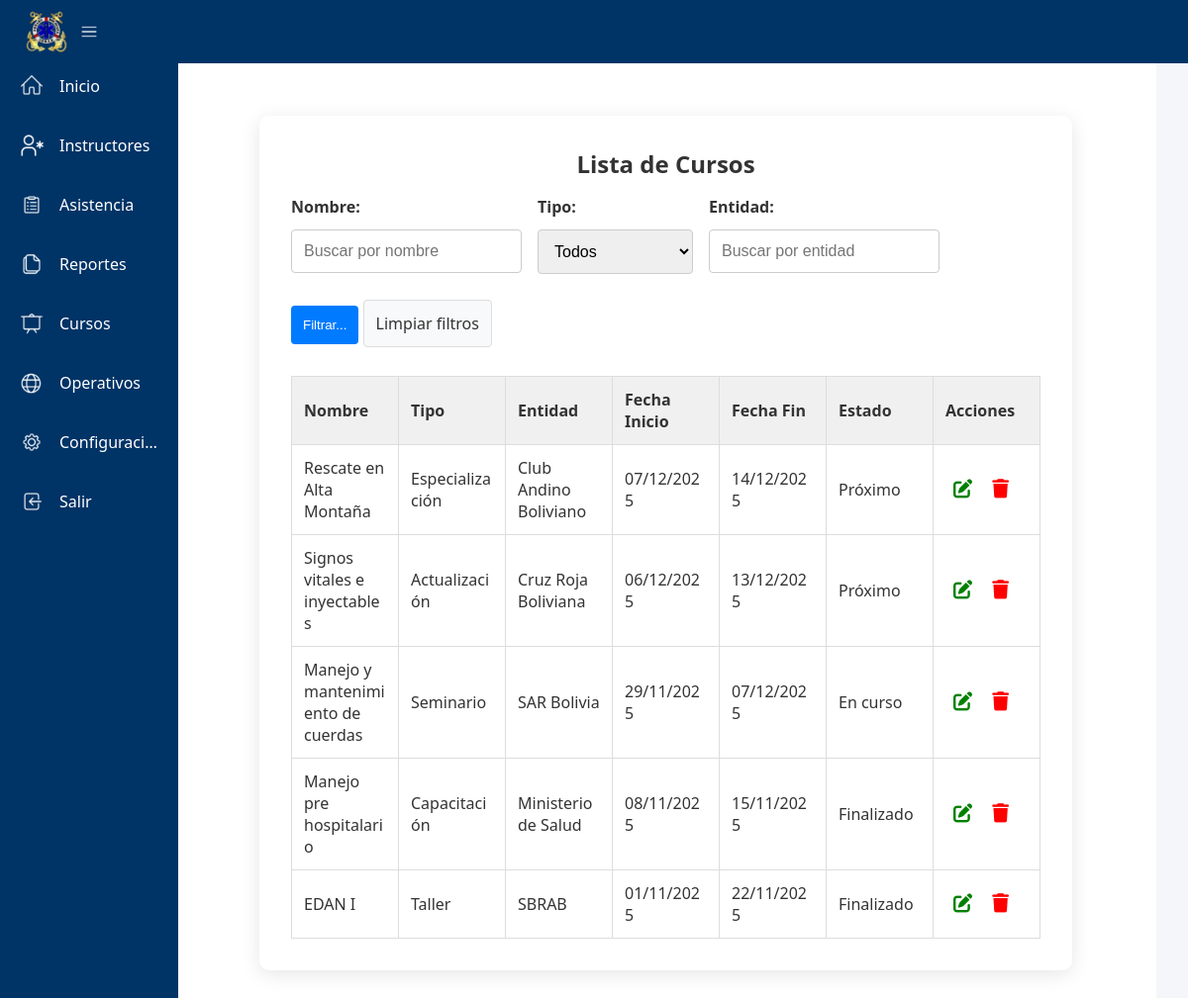
The page /dashboard/pages/cursos_ges.php on the database its author committed.
### tables this page shows
CREATE TABLE cursos (
            id INTEGER PRIMARY KEY AUTOINCREMENT,
            tipo TEXT NOT NULL,
            entidad TEXT NOT NULL,
            nombre TEXT NOT NULL,
            fecha_inicio DATE NOT NULL,
            fecha_fin DATE NOT NULL,
            observaciones TEXT
        , estado TEXT DEFAULT 'proximo');

### dashboard/pages/cursos_ges.php (the view, shortened to what this page needs)
<!DOCTYPE html>
<html lang="es">
<head>
    <link rel="stylesheet" href="../css/style.css" />
    <link rel="stylesheet" href="css_pages/css_instructores1.css">
    <link rel="stylesheet" href="css_pages/css_instructores2.css">
    <link rel="stylesheet" href="https://cdnjs.cloudflare.com/ajax/libs/font-awesome/6.5.0/css/all.min.css">
</head>
<body class="sidebar-expanded">
    <header class="top-bar">
        <div class="logo-container">
            <button id="toggleSidebar" aria-label="Alternar menú lateral">
                <img src="../images/sbrab_escudo.png" alt="Logo" class="logo" />
                <img src="../icons/navi.png" class="menu-toggle-icon">
            </button>
        </div>
    </header>
    <aside id="sidebar" class="sidebar">
        <nav class="sidebar-nav">
            <ul>
                <li><a href="../inicio.html" class="menu-item"><img src="../icons/home.png" alt="Inicio" class="icon" />
                        <span class="text">Inicio</span></a></li>
                <li><a href="instructores.html" class="menu-item"><img src="../icons/instructores.png" alt="Registro"
                            class="icon" />
                        <span class="text">Instructores</span></a></li>
                <li><a href="asistencia.html" class="menu-item"><img src="../icons/asistencia.png" alt="Asistencia" class="icon" />
                        <span class="text">Asistencia</span></a></li>
                <li><a href="reportes.html" class="menu-item"><img src="../icons/reportes.png" alt="Reportes" class="icon" />
                        <span class="text">Reportes</span></a></li>
                <li><a href="cursos.html" class="menu-item"><img src="../icons/cursos.png" alt="Cursos" class="icon" />
                        <span class="text">Cursos</span></a></li>
                <li><a href="#" class="menu-item"><img src="../icons/operativos.png" alt="Operativos" class="icon" />
                        <span class="text">Operativos</span></a></li>
                <li><a href="#" class="menu-item"><img src="../icons/settings.png" alt="Configuración" class="icon" />
                        <span class="text">Configuración</span></a></li>
                <li><a href="../../login.html" class="menu-item"><img src="../icons/salir.png" alt="Salir" class="icon" />
                        <span class="text">Salir</span></a></li>
            </ul>
        </nav>
    </aside>
    <main id="content" class="content">
        <div class="form-container">
            <h2>Lista de Cursos</h2>
            <form method="GET" action="<?= $_SERVER['PHP_SELF'] ?>" class="search-form">
                <div class="filter-row">
                    <div class="filter-item">
                        <label for="busqueda_nombre">Nombre:</label>
                        <input type="text" id="busqueda_nombre" name="nombre" value="<?= htmlspecialchars($_GET['nombre'] ?? '') ?>" placeholder="Buscar por nombre">
                    </div>
                    <div class="filter-item">
                        <label for="busqueda_tipo">Tipo:</label>
                        <select id="busqueda_tipo" name="tipo">
                            <option value="">Todos</option>
                        </select>
                    </div>
                    <div class="filter-item">
                        <label for="busqueda_entidad">Entidad:</label>
                        <input type="text" id="busqueda_entidad" name="entidad" value="<?= htmlspecialchars($_GET['entidad'] ?? '') ?>" placeholder="Buscar por entidad">
                    </div>
                    <div class="filter-actions">
                        <button type="submit">Filtrar...</button>
                        <a href="<?= $_SERVER['PHP_SELF'] ?>">Limpiar filtros</a>
                    </div>
                </div>
            </form>
            <table class="table-list full-width-table">
                <thead>
                    <tr>
                        <th>Nombre</th>
                        <th>Tipo</th>
                        <th>Entidad</th>
                        <th>Fecha Inicio</th>
                        <th>Fecha Fin</th>
                        <th>Estado</th>
                        <th>Acciones</th>
                    </tr>
                </thead>
                <tbody>
                    <?php
                    require_once 'data/db.php';
                    $params = [];
                    try {
                        $sql = "SELECT * FROM cursos";
                        $sql .= " ORDER BY fecha_inicio DESC";
                        $stmt = $pdo->prepare($sql);
                        $stmt->execute($params);
                        $cursos = $stmt->fetchAll(PDO::FETCH_ASSOC);
                        foreach ($cursos as $curso) {
                            echo "<tr>";
                            echo "<td>" . htmlspecialchars($curso['nombre']) . "</td>";
                            echo "<td>" . htmlspecialchars($curso['tipo']) . "</td>";
                            echo "<td>" . htmlspecialchars($curso['entidad']) . "</td>";
                            echo "<td>" . date('d/m/Y', strtotime($curso['fecha_inicio'])) . "</td>";
                            echo "<td>" . date('d/m/Y', strtotime($curso['fecha_fin'])) . "</td>";
                            echo "<td>" . htmlspecialchars($curso['estado'] ?? '') . "</td>";
                            echo "<td>
                      <button onclick=\"abrirModal('editar', {$curso['id']})\" class='btn-edit'><i class='fas fa-edit'></i></button>
                      <button onclick=\"abrirModal('eliminar', {$curso['id']})\" class='btn-delete'><i class='fas fa-trash'></i></button>
                    </td>";
                            echo "</tr>";
                        }
                    } catch (PDOException $e) {
                        echo "<tr><td colspan='7' class='error-message'>Error al cargar datos: " . htmlspecialchars($e->getMessage()) . "</td></tr>";
                    }
                    ?>
                </tbody>
            </table>
        </div>
    </main>
</body>
</html>

### dashboard/css/style.css (style rules this page uses)
* { margin: 0; padding: 0; box-sizing: border-box; }
body { font-family: 'Segoe UI', Tahoma, Geneva, Verdana, sans-serif; background-color: #f4f4f4; color: #333; display: flex; min-height: 100vh; transition: all 0.3s ease; }
.top-bar { position: fixed; top: 0; left: 0; right: 0; z-index: 1000; display: flex; align-items: center; justify-content: space-between; padding: 10px 24px; background-color: #003366; color: white; height: 64px; }
.logo-container button { background: none; border: none; cursor: pointer; display: flex; align-items: center; gap: 8px; }
.logo { width: 46px; height: 46px; object-fit: contain; }
.menu-toggle-icon { display: flex; flex-direction: column; gap: 2px; transition: transform 0.3s ease; width: 24px; height: 24px; filter: invert(100%); }
.sidebar { position: fixed; top: 60px; left: 0; width: 180px; height: calc(100% - 64px); background-color: #003366; color: white; transition: width 0.3s ease; z-index: 999; overflow: hidden; }
.sidebar .sidebar-nav ul { list-style: none; padding: 5px; margin-top: 0; }
.sidebar .sidebar-nav li { margin-bottom: 16px; }
.menu-item { display: flex; align-items: center; padding: 10px 15px; color: white; text-decoration: none; border-radius: 8px; transition: background-color 0.3s ease; }
.menu-item .icon { width: 24px; height: 24px; display: flex; align-items: center; justify-content: center; margin-right: 16px; filter: invert(100%); }
.menu-item .text { white-space: nowrap; overflow: hidden; text-overflow: ellipsis; transition: opacity 0.3s ease; }
.content { margin-left: 145px; padding: 85px; flex: 1; background-color: #fff; min-height: 100vh; transition: margin-left 0.3s ease; }

### dashboard/pages/css_pages/css_instructores1.css (style rules this page uses)
.form-container { background-color: #b1d7f7; padding: 15px; border-radius: 10px; box-shadow: 0 4px 20px rgba(0, 0, 0, 0.1); max-width: 700px; margin: auto; }
input[type="text"], input[type="date"], select { width: 100%; padding: 0.75rem; margin-bottom: 1rem; border: 1px solid #ccc; border-radius: 6px; font-size: 1rem; }

### dashboard/pages/css_pages/css_instructores2.css (style rules this page uses)
* { box-sizing: border-box; margin: 0; padding: 0; }
body { font-family: 'Segoe UI', Tahoma, Geneva, Verdana, sans-serif; background-color: #f4f6f9; color: #333; padding: 2rem; }
.form-container { max-width: 1200px; width: 100%; margin: auto; background-color: white; padding: 2rem; border-radius: 10px; box-shadow: 0 4px 20px rgba(0, 0, 0, 0.1); }
h2 { text-align: center; margin-bottom: 1rem; }
a { color: #007bff; text-decoration: none; }
.search-form { display: flex; gap: 1rem; flex-wrap: wrap; margin-bottom: 2rem; }
.filter-row { display: flex; gap: 1rem; flex-wrap: wrap; }
.filter-item { display: flex; flex-direction: column; gap: 0.5rem; }
.filter-actions { flex-direction: row; align-items: flex-end; }
.search-form label { font-weight: bold; margin-bottom: 0.25rem; }
.search-form input, .search-form select { width: 100%; padding: 0.75rem; border: 1px solid #ccc; border-radius: 4px; }
.search-form button { background-color: #007bff; color: white; cursor: pointer; padding: 0.75rem; border: none; border-radius: 4px; }
.search-form a { text-decoration: none; background-color: #f8f9fa; color: #333; padding: 0.75rem; border: 1px solid #ddd; border-radius: 4px; }
.table-list.full-width-table { width: 100%; table-layout: fixed; border-collapse: collapse; }
.table-list th, .table-list td { padding: 0.75rem; word-break: break-word; }
.table-list thead { background-color: #f0f0f0; }
.btn-edit, .btn-delete { background: none; border: none; cursor: pointer; padding: 0.5rem; display: inline-block; vertical-align: middle; }
.fas.fa-edit { color: green; font-size: 1.2rem; }
.fas.fa-trash { color: red; font-size: 1.2rem; }

### dashboard/pages/cursos_ges.php (style rules this page uses)
.table-list { width: 100%; border-collapse: collapse; margin-top: 2rem; }
.table-list th, .table-list td { padding: 0.75rem; text-align: left; border: 1px solid #ddd; }
.table-list thead { background-color: #f0f0f0; }

### rows shown on the page
cursos: nombre "Rescate en Alta Montaña", tipo "Especialización", entidad "Club Andino Boliviano", fecha_inicio "07/12/2025", fecha_fin "14/12/2025", estado "Próximo"
cursos: nombre "Signos vitales e inyectables", tipo "Actualización", entidad "Cruz Roja Boliviana", fecha_inicio "06/12/2025", fecha_fin "13/12/2025", estado "Próximo"
cursos: nombre "Manejo y mantenimiento de cuerdas", tipo "Seminario", entidad "SAR Bolivia", fecha_inicio "29/11/2025", fecha_fin "07/12/2025", estado "En curso"
cursos: nombre "Manejo pre hospitalario", tipo "Capacitación", entidad "Ministerio de Salud", fecha_inicio "08/11/2025", fecha_fin "15/11/2025", estado "Finalizado"
cursos: nombre "EDAN I", tipo "Taller", entidad "SBRAB", fecha_inicio "01/11/2025", fecha_fin "22/11/2025", estado "Finalizado"
